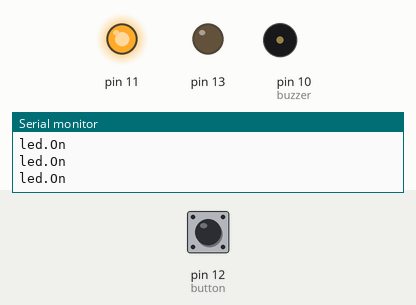
Bench run of a sketch on a simulated Arduino Uno, built with avr-gcc and run on an emulated ATmega328P. Parts: output pins drawn as LEDs (lit = HIGH), buzzer (waves = sounding, pin HIGH), the last lines printed to the serial monitor. The test bench sets the inputs (shaded band); at power-on: pin 12 (button) LOW.

Above: at 1.2 s.
1.3 s: pin 12 (button) pulled HIGH for 0.15 s
At 2.4 s:
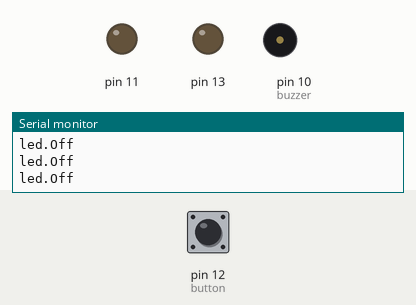
2.9 s: pin 12 (button) pulled HIGH for 1 s
5.9 s: pin 12 (button) pulled HIGH for 0.15 s
9.0 s: pin 12 (button) pulled HIGH for 3.2 s
At 10.1 s:
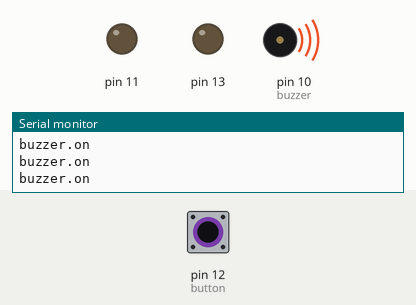
13.7 s: pin 12 (button) pulsed HIGH 5 times (0.12 s each, 0.3 s apart)
At 15.38 s:
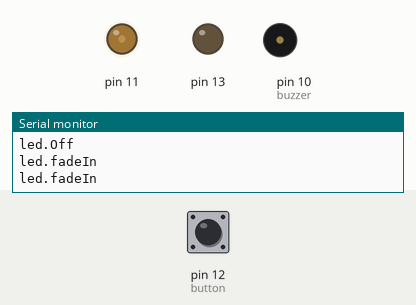
16.7 s: pin 12 (button) pulsed HIGH 5 times (0.12 s each, 0.3 s apart)
At 19.3 s:
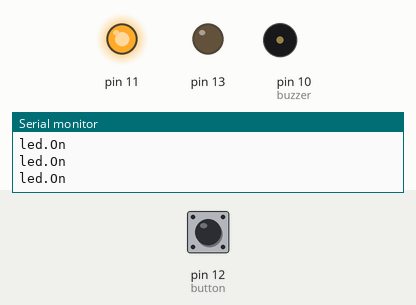
Timing chart, 0 to 20.8 s (numbered marks = the images above; inputs shaded):
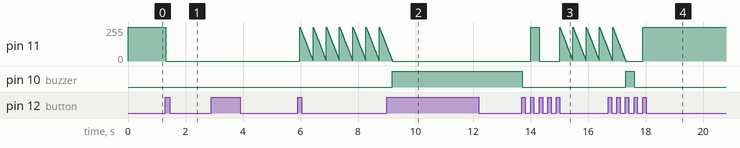

The sketch:

Lab6_finite_368_.ino
```cpp
#include <FiniteStateMachine.h>
#include <Button.h>
#include <LED.h>

// function declarations
void ledOn();
void ledOff();
void ledFadeIn();
void ledFadeOut();
void buzzerOn();
void buzzerOff();

const byte NUMBER_OF_STATES = 6;      //how many states are we cycling through?
const int buzzer = 10;
//initialize states
State On = State(ledOn);
State Off = State(ledOff);
State FadeIn = State(ledFadeIn);
State FadeOut = State(ledFadeOut);
State BuzzOn = State(buzzerOn);
State BuzzOff = State(buzzerOff);

FSM ledStateMachine = FSM(On);        //initialize state machine, start in state: On

Button button = Button(12, PULLDOWN); //initialize the button (wire between pin 12 and ground)
LED led = LED(11);                    //initialize the LED
byte buttonPresses = 0;               //counter variable, holds number of button presses

/********************************************************************************************/

void setup() {
  Serial.begin(9600);
  pinMode(buzzer, OUTPUT);
}

/********************************************************************************************/

void loop() {
  if (button.uniquePress()) {
    //increment buttonPresses and constrain it to [ 0, 1, 2, 3 ]
    buttonPresses = ++buttonPresses % NUMBER_OF_STATES;
    switch (buttonPresses) {
      case 0: ledStateMachine.transitionTo(On); break;
      case 1: ledStateMachine.transitionTo(Off); break;
      case 2: ledStateMachine.transitionTo(FadeIn); break;
      case 3: ledStateMachine.transitionTo(FadeOut); break;
      case 4: ledStateMachine.transitionTo(BuzzOn); break;
      case 5: ledStateMachine.transitionTo(BuzzOff); break;
    }
  }
  ledStateMachine.update();
}

/********************************************************************************************/

//state functions

void ledOn() {
  led.on();
  Serial.println("led.On");
}

void ledOff() {
  led.off();
  Serial.println("led.Off");
}

void ledFadeIn() {
  led.fadeIn(250);
  Serial.println("led.fadeIn");
}

void ledFadeOut() {
  led.fadeOut(500);
  Serial.println("led.fadeOut");
}

void buzzerOn()
{
  digitalWrite(buzzer, HIGH);
  Serial.println("buzzer.on");

}
void buzzerOff()
{
  digitalWrite(buzzer, LOW);
  Serial.println("buzzer.off");
}
```

Measured:
- after the input at 1.3 s, pin 11: 255/255 → 0/255 at once
- after the input at 9.0 s, pin 10 (buzzer): LOW → HIGH after 0.20 s
- after the input at 16.7 s, pin 10 (buzzer): LOW → HIGH after 0.61 s, → LOW 0.29 s later
